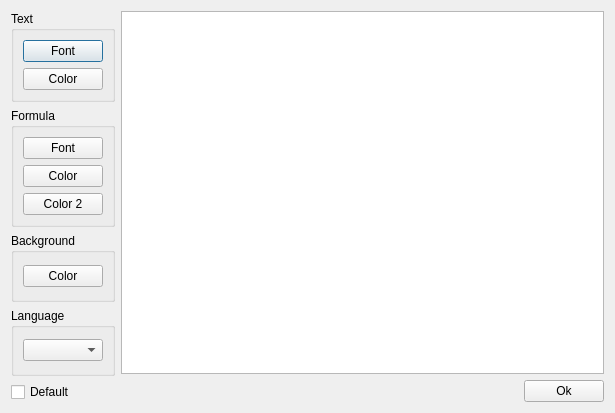
<?xml version="1.0" encoding="UTF-8"?>
<ui version="4.0">
 <class>TOptionsWindow</class>
 <widget class="QDialog" name="TOptionsWindow">
  <property name="windowModality">
   <enum>Qt::WindowModal</enum>
  </property>
  <property name="enabled">
   <bool>true</bool>
  </property>
  <property name="geometry">
   <rect>
    <x>0</x>
    <y>0</y>
    <width>615</width>
    <height>413</height>
   </rect>
  </property>
  <property name="sizePolicy">
   <sizepolicy hsizetype="Fixed" vsizetype="Fixed">
    <horstretch>200</horstretch>
    <verstretch>200</verstretch>
   </sizepolicy>
  </property>
  <property name="minimumSize">
   <size>
    <width>0</width>
    <height>0</height>
   </size>
  </property>
  <property name="maximumSize">
   <size>
    <width>10000</width>
    <height>10000</height>
   </size>
  </property>
  <property name="baseSize">
   <size>
    <width>0</width>
    <height>0</height>
   </size>
  </property>
  <property name="contextMenuPolicy">
   <enum>Qt::NoContextMenu</enum>
  </property>
  <property name="windowTitle">
   <string>Preferences</string>
  </property>
  <property name="windowIcon">
   <iconset resource="Schoolar.qrc">
    <normaloff>:/Style/Pictures/Style/bulb.png</normaloff>:/Style/Pictures/Style/bulb.png</iconset>
  </property>
  <property name="sizeGripEnabled">
   <bool>false</bool>
  </property>
  <property name="modal">
   <bool>true</bool>
  </property>
  <layout class="QHBoxLayout" name="horizontalLayout_2">
   <item>
    <layout class="QVBoxLayout" name="verticalLayout">
     <item>
      <widget class="QGroupBox" name="groupBox">
       <property name="title">
        <string>Text</string>
       </property>
       <layout class="QVBoxLayout" name="verticalLayout_5">
        <item>
         <widget class="QPushButton" name="pushButton">
          <property name="text">
           <string>Font</string>
          </property>
         </widget>
        </item>
        <item>
         <widget class="QPushButton" name="pushButton_3">
          <property name="text">
           <string>Color</string>
          </property>
         </widget>
        </item>
       </layout>
      </widget>
     </item>
     <item>
      <widget class="QGroupBox" name="groupBox_2">
       <property name="title">
        <string>Formula</string>
       </property>
       <layout class="QVBoxLayout" name="verticalLayout_4">
        <item>
         <widget class="QPushButton" name="pushButton_2">
          <property name="text">
           <string>Font</string>
          </property>
         </widget>
        </item>
        <item>
         <widget class="QPushButton" name="pushButton_4">
          <property name="text">
           <string>Color</string>
          </property>
         </widget>
        </item>
        <item>
         <widget class="QPushButton" name="pushButton_6">
          <property name="text">
           <string>Color 2</string>
          </property>
         </widget>
        </item>
       </layout>
      </widget>
     </item>
     <item>
      <widget class="QGroupBox" name="groupBox_3">
       <property name="title">
        <string>Background</string>
       </property>
       <layout class="QVBoxLayout" name="verticalLayout_3">
        <item>
         <widget class="QPushButton" name="pushButton_5">
          <property name="text">
           <string>Color</string>
          </property>
         </widget>
        </item>
       </layout>
      </widget>
     </item>
     <item>
      <widget class="QGroupBox" name="groupBox_4">
       <property name="title">
        <string>Language</string>
       </property>
       <layout class="QVBoxLayout" name="verticalLayout_6">
        <item>
         <widget class="QComboBox" name="comboBox"/>
        </item>
       </layout>
      </widget>
     </item>
     <item>
      <widget class="QCheckBox" name="checkBox">
       <property name="text">
        <string>Default</string>
       </property>
       <property name="checked">
        <bool>false</bool>
       </property>
      </widget>
     </item>
    </layout>
   </item>
   <item>
    <layout class="QVBoxLayout" name="verticalLayout_2">
     <item>
      <widget class="QGraphicsView" name="graphicsView"/>
     </item>
     <item>
      <layout class="QHBoxLayout" name="horizontalLayout">
       <item>
        <spacer name="horizontalSpacer">
         <property name="orientation">
          <enum>Qt::Horizontal</enum>
         </property>
         <property name="sizeHint" stdset="0">
          <size>
           <width>40</width>
           <height>20</height>
          </size>
         </property>
        </spacer>
       </item>
       <item>
        <widget class="QPushButton" name="pushButton_7">
         <property name="text">
          <string>Ok</string>
         </property>
        </widget>
       </item>
      </layout>
     </item>
    </layout>
   </item>
  </layout>
 </widget>
 <resources>
  <include location="Schoolar.qrc"/>
 </resources>
 <connections/>
</ui>
